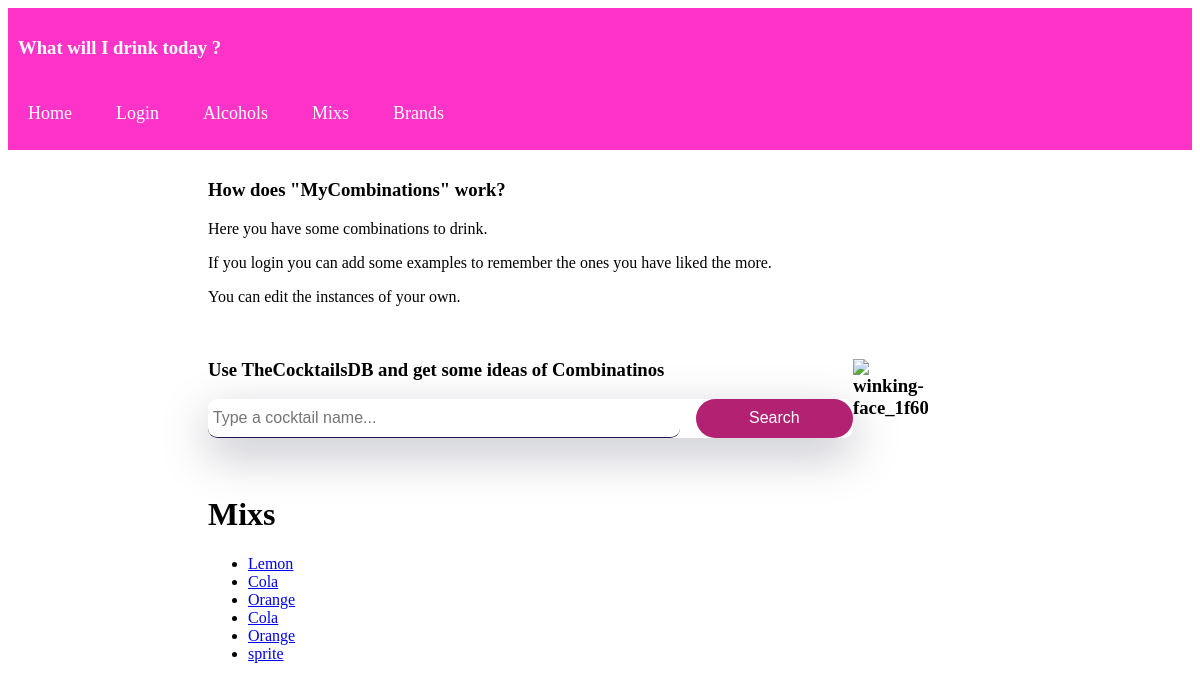
Page /mycombinations/mixs/ on the committed database.
### web/models.py (models this page shows, shortened)
class Mix(models.Model):
    name = models.CharField(max_length=200)
    brand = models.ForeignKey(Brand, on_delete=models.CASCADE)
    user = models.ForeignKey(User, default=1, on_delete=models.CASCADE)
    date = models.DateField(default=date.today)
    image=models.ImageField(upload_to="mycombinations", blank=True, null=True)

### web/views.py (the view)
class MixList(ListView):
    model = Mix
    template_name = 'web/mix_list.html'
    def get_context_data(self, **kwargs):
        context = super(MixList, self).get_context_data(**kwargs)
        context['mixs'] = Mix.objects.all()
        return context

### web/templates/web/mix_list.html (shortened to what this page needs)
{% extends "web/index.html" %}
{% block content %}
<h1 property="schema:name">
    Mixs
</h1>
<ul>
    {% for mix in mixs %}
        <li typeof="schema:MixList" resource="#mix{{ mix.id }}">
            <a href="{% url 'web:mix_detail' mix.id %}" property="schema:MixDetail" typeof="schema:Mix" about="#mix{{ mix.id }}">
                {{ mix.name }}
            </a>
        </li>
    {% empty %}
        <li>Sorry, no mixs registered yet.</li>
    {% endfor %}
</ul>
{% endblock %}

### rows in the picture
Mix: name "Lemon"
Mix: name "Cola"
Mix: name "Orange"
Mix: name "Cola"
Mix: name "Orange"
Mix: name "sprite"
